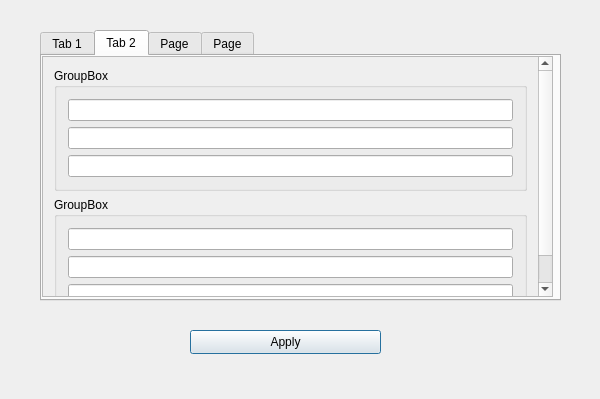
<?xml version="1.0" encoding="UTF-8"?>
<ui version="4.0">
 <class>WindowProjectSettingsClass</class>
 <widget class="QDialog" name="WindowProjectSettingsClass">
  <property name="geometry">
   <rect>
    <x>0</x>
    <y>0</y>
    <width>600</width>
    <height>399</height>
   </rect>
  </property>
  <property name="windowTitle">
   <string>WindowProjectSettings</string>
  </property>
  <widget class="QTabWidget" name="tabWidget">
   <property name="geometry">
    <rect>
     <x>40</x>
     <y>30</y>
     <width>521</width>
     <height>271</height>
    </rect>
   </property>
   <property name="currentIndex">
    <number>1</number>
   </property>
   <widget class="QWidget" name="EditorTab">
    <attribute name="title">
     <string>Tab 1</string>
    </attribute>
    <widget class="QScrollArea" name="EditorArea">
     <property name="geometry">
      <rect>
       <x>0</x>
       <y>0</y>
       <width>511</width>
       <height>241</height>
      </rect>
     </property>
     <property name="widgetResizable">
      <bool>true</bool>
     </property>
     <widget class="QWidget" name="scrollAreaWidgetContents">
      <property name="geometry">
       <rect>
        <x>0</x>
        <y>0</y>
        <width>509</width>
        <height>239</height>
       </rect>
      </property>
      <layout class="QVBoxLayout" name="verticalLayout"/>
     </widget>
    </widget>
   </widget>
   <widget class="QWidget" name="EngineTab">
    <attribute name="title">
     <string>Tab 2</string>
    </attribute>
    <widget class="QScrollArea" name="EngineArea">
     <property name="geometry">
      <rect>
       <x>0</x>
       <y>0</y>
       <width>511</width>
       <height>241</height>
      </rect>
     </property>
     <property name="widgetResizable">
      <bool>true</bool>
     </property>
     <widget class="QWidget" name="scrollAreaWidgetContents_2">
      <property name="geometry">
       <rect>
        <x>0</x>
        <y>-13</y>
        <width>492</width>
        <height>252</height>
       </rect>
      </property>
      <layout class="QVBoxLayout" name="verticalLayout_2">
       <item>
        <widget class="QGroupBox" name="groupBox">
         <property name="title">
          <string>GroupBox</string>
         </property>
         <layout class="QGridLayout" name="gridLayout">
          <item row="1" column="0">
           <widget class="QLineEdit" name="lineEdit_2"/>
          </item>
          <item row="0" column="0">
           <widget class="QLineEdit" name="lineEdit"/>
          </item>
          <item row="2" column="0">
           <widget class="QLineEdit" name="lineEdit_3"/>
          </item>
         </layout>
        </widget>
       </item>
       <item>
        <widget class="QGroupBox" name="groupBox_2">
         <property name="title">
          <string>GroupBox</string>
         </property>
         <layout class="QGridLayout" name="gridLayout_2">
          <item row="1" column="0">
           <widget class="QLineEdit" name="lineEdit_5"/>
          </item>
          <item row="0" column="0">
           <widget class="QLineEdit" name="lineEdit_4"/>
          </item>
          <item row="2" column="0">
           <widget class="QLineEdit" name="lineEdit_6"/>
          </item>
         </layout>
        </widget>
       </item>
      </layout>
     </widget>
    </widget>
   </widget>
   <widget class="QWidget" name="GameTab">
    <attribute name="title">
     <string>Page</string>
    </attribute>
    <widget class="QScrollArea" name="GameArea">
     <property name="geometry">
      <rect>
       <x>0</x>
       <y>0</y>
       <width>511</width>
       <height>241</height>
      </rect>
     </property>
     <property name="widgetResizable">
      <bool>true</bool>
     </property>
     <widget class="QWidget" name="scrollAreaWidgetContents_3">
      <property name="geometry">
       <rect>
        <x>0</x>
        <y>0</y>
        <width>509</width>
        <height>239</height>
       </rect>
      </property>
      <layout class="QVBoxLayout" name="verticalLayout_3"/>
     </widget>
    </widget>
   </widget>
   <widget class="QWidget" name="InputTab">
    <attribute name="title">
     <string>Page</string>
    </attribute>
    <widget class="QScrollArea" name="InputArea">
     <property name="geometry">
      <rect>
       <x>0</x>
       <y>0</y>
       <width>521</width>
       <height>241</height>
      </rect>
     </property>
     <property name="widgetResizable">
      <bool>true</bool>
     </property>
     <widget class="QWidget" name="scrollAreaWidgetContents_4">
      <property name="geometry">
       <rect>
        <x>0</x>
        <y>0</y>
        <width>519</width>
        <height>239</height>
       </rect>
      </property>
      <layout class="QVBoxLayout" name="verticalLayout_4"/>
     </widget>
    </widget>
   </widget>
  </widget>
  <widget class="QPushButton" name="applyButton">
   <property name="geometry">
    <rect>
     <x>190</x>
     <y>330</y>
     <width>191</width>
     <height>24</height>
    </rect>
   </property>
   <property name="text">
    <string>Apply</string>
   </property>
  </widget>
 </widget>
 <layoutdefault spacing="6" margin="11"/>
 <resources/>
 <connections/>
</ui>
